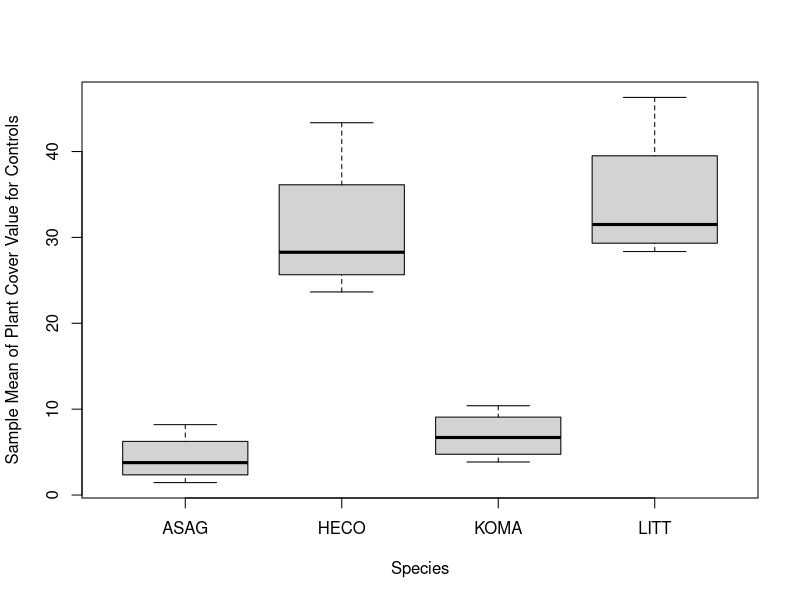
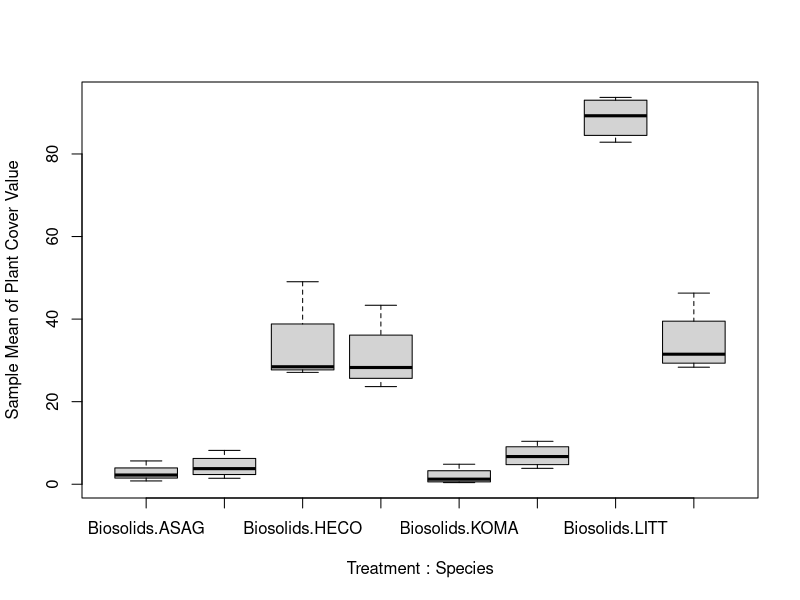

Write the R code that produced these figures, in order.
## ---- chunk 1
soil = read.csv("soil_blocks.csv")
head(soil)
## ---- chunk 2
soil_control = subset(soil, Treatment=="Control")
mod = aov(y.avg ~ Species, data = soil_control)
summary(mod)
## ---- chunk 3
boxplot(y.avg ~ Species, data = soil_control, 
        ylab = "Sample Mean of Plant Cover Value for Controls")
## ---- chunk 4
TukeyHSD(mod)
## ---- chunk 5
boxplot(y.avg ~ Treatment:Species, data = soil, 
        ylab = "Sample Mean of Plant Cover Value")
## ---- chunk 6
t.test(y.avg ~ Treatment, data = subset(soil ,Species == "ASAG"))
## ---- chunk 7
t.test(y.avg ~ Treatment, data = subset(soil ,Species == "HECO"))
## ---- chunk 8
t.test(y.avg ~ Treatment, data = subset(soil ,Species == "KOMA"))
## ---- chunk 9
t.test(y.avg ~ Treatment, data = subset(soil ,Species == "LITT"))
